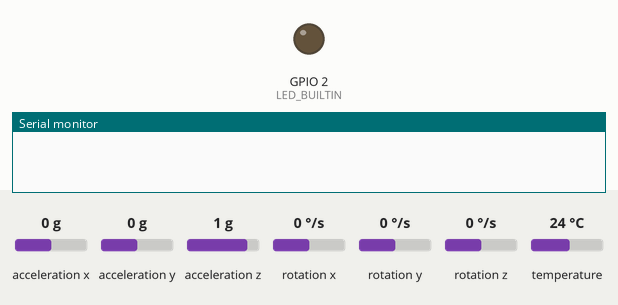
Simulated run of this program. Board: ESP32. On the bench: output pins drawn as LEDs (lit = HIGH), the last lines printed to the serial monitor. Inputs (shaded band) come from the test bench; at power-on: acceleration x 0 g, acceleration y 0 g, acceleration z 1 g, rotation x 0 °/s, rotation y 0 °/s, rotation z 0 °/s, temperature 24 °C.

Above: at 0.1 s.
At 5.8 s:
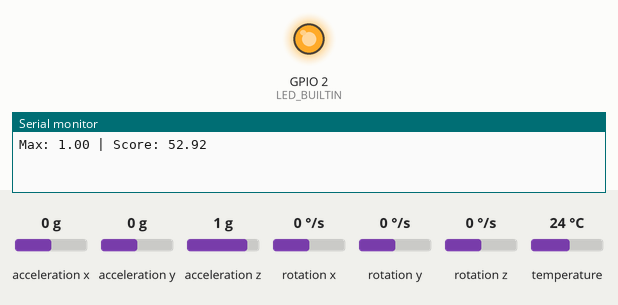
Timing chart, 0 to 7.3 s (numbered marks = the images above):
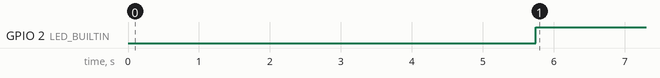

The program:

main.cpp
```cpp
#include <Arduino.h>
#include "templates.h"
#include "RingBuffer3D.h"
#include <Adafruit_MPU6050.h>

float min3(float a, float b, float c)
{
  float m = a;
  if(b < m) m = b;
  if(c < m) m = c;
  return m;
}

float dtw(const float template_data[][3], Point3D* live_data)
{
    float prev_row[111], curr_row[111];
    //set all elements of previous row to infinity
    for(int i=0; i<111; i++)
    {
      prev_row[i] = INFINITY;
      curr_row[i] = INFINITY;
    }

    //find the value for first element of previous row which is the top row [0,0] of the matrix
    float t0x = template_data[0][0];
    float t0y = template_data[0][1];
    float t0z = template_data[0][2];

    float dx = t0x - live_data[0].x;
    float dy = t0y - live_data[0].y;
    float dz = t0z - live_data[0].z;
    prev_row[0] = (dx*dx + dy*dy + dz*dz);

    //handling top row
    for(int j=1; j<111; j++)
    {
      float dx = t0x - live_data[j].x;
      float dy = t0y - live_data[j].y;
      float dz = t0z - live_data[j].z;

      prev_row[j] = (dx*dx + dy*dy + dz*dz) + prev_row[j-1];
    }

    for(int i=1; i<111; i++)
    {
        //handling left-most column
        float tx = template_data[i][0];
        float ty = template_data[i][1];
        float tz = template_data[i][2];

        float dx = tx - live_data[0].x;
        float dy = ty - live_data[0].y;
        float dz = tz - live_data[0].z;

        curr_row[0] = (dx*dx + dy*dy + dz*dz) + prev_row[0];

        for(int j=1; j<111; j++)
        {
            float lx = live_data[j].x;
            float ly = live_data[j].y;
            float lz = live_data[j].z;

            float dx = tx - lx;
            float dy = ty - ly;
            float dz = tz - lz;
            float cost = dx*dx + dy*dy + dz*dz;

            curr_row[j] = cost + min3(curr_row[j-1], prev_row[j], prev_row[j-1]);
        }
        memcpy(prev_row, curr_row, sizeof(prev_row)); //copy curr_row to prev_row

    }

  return prev_row[110];
}

Adafruit_MPU6050 mpu;
RingBuffer3D rb;
Point3D batch[111];
const float ALPHA = 0.1;
float gx = 0, gy = 0, gz = 0;

void setup()
{
  Serial.begin(115200);
  if(!mpu.begin())
  {
    Serial.println("Connection Failed");
    while(1);
  }
  //to warm up the filter instantly
  sensors_event_t a, g, t;
  mpu.getEvent(&a, &g, &t);
  gx = a.acceleration.x;
  gy = a.acceleration.y;
  gz = a.acceleration.z;

  pinMode(LED_BUILTIN, OUTPUT);
}

void loop()
{
  sensors_event_t acc;
  sensors_event_t gyro;
  sensors_event_t temp;
  mpu.getEvent(&acc, &gyro, &temp);

  // 1. Update Gravity Estimate
  gx = (ALPHA * acc.acceleration.x) + ((1.0 - ALPHA) * gx);
  gy = (ALPHA * acc.acceleration.y) + ((1.0 - ALPHA) * gy);
  gz = (ALPHA * acc.acceleration.z) + ((1.0 - ALPHA) * gz);

  // 2. Calculate User Movement (High Pass)
  float ux = acc.acceleration.x - gx;
  float uy = acc.acceleration.y - gy;
  float uz = acc.acceleration.z - gz;

  rb.add(ux, uy, uz);

  if(rb.is_ready())
  {
    rb.get_batch(batch);

    float max_val = 0.0;

    // Pass 1: Find Max
    for(int k=0; k<111; k++)
    {
      float ax = fabs(batch[k].x);
      float ay = fabs(batch[k].y);
      float az = fabs(batch[k].z);
      if (ax > max_val) max_val = ax;
      if (ay > max_val) max_val = ay;
      if (az > max_val) max_val = az;
    }

    // Safety: Don't divide by zero or amplify noise
    if (max_val < 1.0) max_val = 1.0;
    // Pass 2: Normalize
    for(int k=0; k<111; k++)
    {
      batch[k].x /= max_val;
      batch[k].y /= max_val;
      batch[k].z /= max_val;
    }
    // --- NORMALIZATION END ---

    float score = dtw(templates, batch);
    Serial.printf("Max: %.2f | Score: %.2f\n", max_val, score);
    if(score < 1000)
    {
      digitalWrite(LED_BUILTIN, HIGH);
    }
    else
      digitalWrite(LED_BUILTIN, LOW);
  }
  delay(50);
}
```

templates.h
```cpp
const int TEMPLATE_LENGTH = 111;
#ifndef TEMPLATES_H
#define TEMPLATES_H
const float templates [111][3] = {
{0.09485011129245173, 0.23342966411656535, -0.07894460985052437},
{0.031210656863298845, 0.24668704327700255, 0.015827136240871835},
{0.13661799248442358, 0.25624189636733335, 0.015101256566189717},
{0.0032165663970306567, 0.2555252778533535, -0.08830363760963053},
{-0.10743540128160683, 0.2986756977011789, -0.03973252870168667},
{0.16410502526725176, 0.3512359416180936, -0.00347010648900907},
{0.15228378403196818, 0.32911473846405875, -0.050126234238184714},
{0.07454512146588704, 0.34471817446202474, -0.1401953472529828},
{0.088417294222584, 0.4529354546836429, -0.17549247403801121},
{0.18842106093814287, 0.46756633064802355, -0.16987861343145932},
{0.06785499159460698, 0.4895083875163574, -0.10884414803285089},
{0.02029001047850268, 0.5380163407530658, -0.0824581908569849},
{0.01900344647144112, 0.6131755198282777, -0.20483591965364262},
{-0.0030724585750550636, 0.593349201750827, -0.2590133058565038},
{-0.27205489273601974, 0.6324473445521405, -0.12048112141759107},
{-0.27529400330348464, 0.7711292548397957, 0.25309235815044157},
{0.08284723271496956, 0.6343583001788473, 0.20544005899976917},
{-0.15766432491056953, 0.37543873937343203, 0.4245896065403737},
{-0.05165155370183124, 0.2184490301592756, 0.14221259164053238},
{-0.7365040652025102, 0.04779245723567739, 0.4099487580282937},
{-0.3926588013779107, -0.050878510863114165, 0.5192455349550154},
{-0.5703860890164133, -0.05252501618735691, 0.48455078802837936},
{-0.3015550192878823, -0.18280378803820505, 0.004359949860849297},
{-0.59312041169773, -0.19839014948275288, 0.2226832113678673},
{-0.7000716393138225, -0.161066487649656, -0.3488043971916608},
{-0.43182328318690993, -0.16081055398853455, -0.07699102286835059},
{-0.09548550293208968, -0.24485917196332407, -0.06311461131818888},
{-0.401097139922645, -0.24418521483588207, -0.15930719276527366},
{0.08313481390967027, -0.31851688345197204, 0.13486899962546287},
{0.10153266423163607, -0.3761616775995642, -0.1182726565565266},
{-0.21495420824700837, -0.4928162453876437, -0.14629572098866317},
{0.1418928929453457, -0.4570793776894078, 0.14477629013785437},
{0.1850003160850081, -0.517863622319845, -0.08593301815962938},
{0.11467074687492024, -0.5685299587745715, 0.10280743227052236},
{0.11265008368100908, -0.6559398399973995, 0.14342493528856332},
{-0.12292713120655815, -0.7095067472363963, -0.45515909787424763},
{0.8170053646587677, -0.7819189326466769, 0.26476798548168157},
{-0.15192776670950997, -0.803622103119383, -0.2330365515415914},
{0.11056130683421164, -0.6488248873141552, -0.03307616091740604},
{0.4497749433050998, -0.9040248739990349, -0.3228662734329465},
{0.29786214311534026, -0.8674519546859252, 0.17656761636751686},
{0.4530821614984218, -0.830785191746213, -0.1501412437953163},
{0.811639607922335, -0.9368867670044824, 0.15356386105119263},
{0.4994286891532174, -0.8180652985618384, 0.2912312538035038},
{0.9750330932027909, -0.7580829750474348, -0.08590214332173429},
{0.18394836433460848, -0.6327181229922658, 0.3475397452369384},
{0.3686912112944928, -0.41603614191147303, 0.39730015245862343},
{-0.29935272627923337, -0.46849402143382546, 0.13348677009317986},
{-0.06865688565868111, -0.30703399230363676, 0.8699157133789185},
{-0.6091646136874732, -0.5181878045234971, 0.3050380371733917},
{-0.3637868151029435, -0.6390055651422301, 0.8362710573030854},
{-0.5328411745502651, -0.6076110329893473, -0.2227045958357871},
{-0.7711428543963794, -0.6943298916755878, 0.03998911727397054},
{-0.5326216979299535, -0.6536705647600813, -0.48068021379465864},
{-0.6171034562336437, -0.9034618257590246, -0.2724032041226334},
{-0.06766547368560066, -0.8289168872779209, -0.18150785577905434},
{-0.2538765159525345, -0.8464568615885606, -0.13842700940144936},
{0.08046330989664356, -0.7740276347450411, 0.176876561989198},
{0.27171464033747483, -0.6575692782639038, 0.19574126076301224},
{0.2817271330764407, -0.604753113306447, 0.3693157430573059},
{0.39679124855846126, -0.4624027940990553, 0.1567221596270569},
{0.014197758560873002, -0.2443473042235136, 0.018406247140360404},
{0.17159735583818145, 0.01924731370686284, -0.015802084658901133},
{-0.23351855423261186, 0.193068929936124, 0.17198075222496692},
{-0.13263689603572054, 0.3647407143141286, -0.2248357995844559},
{-0.4775870776737495, 0.2693542259133757, 0.08811251601565145},
{-0.516335324948931, 0.2796683624809298, 0.14911605664607175},
{-0.5621445204847878, 0.013275529615542394, 0.1957027039404832},
{-0.7485145056622268, -0.14727166303603212, 0.31678319514786},
{-0.4753469469683868, -0.12423763238382335, 0.014792360100287786},
{-0.6746430848544182, -0.20593166052113368, 0.14330133741888673},
{-0.500752776795166, -0.17518549521707055, 0.16093069672759908},
{-0.3116507538392284, -0.2747607538749178, 0.0055646612480019795},
{-0.3488475564270353, -0.25964360637059375, 0.42807221398430695},
{-0.26257216729362065, -0.21335373767710755, 0.2242275961086991},
{0.01755038379987844, -0.2348436332135222, 0.10915485402004804},
{0.16185732353031076, -0.29063717291129537, 0.18312362849769814},
{-0.1262570576137848, -0.3743530794935276, -0.3526884766143056},
{0.20553233827069894, -0.43051346118423806, -0.15094433537498023},
{0.3233663699875509, -0.37262126315883565, -0.3491827252147188},
{0.7638249120036836, -0.18549109156440668, -0.3603641586714187},
{0.5249329160760329, -0.13964483970138505, -0.30010186075553147},
{0.7246377297055993, -0.021139018333447484, 0.22831253430687928},
{0.7495894584596532, 0.05418226032899653, -0.04040429137452931},
{0.41305492109594294, 0.24829089902867432, 0.05522461388441903},
{0.5472509982066235, 0.2828675261143549, 0.1465214834657578},
{0.18083791017291023, 0.35659348846953665, 0.05868402857835912},
{0.6055322817631827, 0.55220360830961, -0.05418797968637173},
{0.17812856087498308, 0.5360883027349927, -0.18779352811096053},
{0.37771985391731033, 0.5794264099501126, 0.010259513976773528},
{0.18257098018384862, 0.5953625557194242, -0.23618716797791903},
{-0.03385157978500943, 0.5238205592682271, -0.2687583926758127},
{0.2945851902739595, 0.584425664629467, -0.11962401114764608},
{-0.009111732552055708, 0.549430977652114, -0.35509006957520073},
{0.06894478557843897, 0.5964033496544361, -0.12580159678830916},
{-0.07560432381236674, 0.6915338965355833, -0.11508348355584105},
{0.04971446005553848, 0.7347525503418799, -0.16670485319437992},
{0.06097566557060399, 0.771333997102889, -0.08936933805369422},
{0.16115349283289856, 0.6868673516275745, -0.10065880894259047},
{0.07219903786494841, 0.6274395624248866, -0.06293699460332855},
{-0.13722311334070927, 0.5953113634223709, -0.07903733303720853},
{0.1481289369050924, 0.6621015124775951, -0.14038837673144924},
{0.06927021201249575, 0.6617773438448878, -0.11200244629890982},
{0.1274228512325283, 0.6721767693808013, -0.024929526117011786},
{0.03527468377562978, 0.7354435794956579, -0.15236517067903457},
{0.08178771314639481, 0.779378858604259, -0.2558318638413282},
{-0.03922486822298649, 0.7841989398446136, -0.09858167314324995},
{-0.020857292265673046, 0.7840197936730021, -0.17758512117068834},
{0.0700270117137329, 0.8073012033838791, -0.3009822133959568},
{-0.017330597522886012, 0.7937708549042917, -0.09174763928179334},
{-0.035834400735367436, 0.820370902079436, 0.07399663883386569},
};
#endif
```

Measured:
- by itself, GPIO 2 (LED_BUILTIN): LOW → HIGH at 5.7 s
